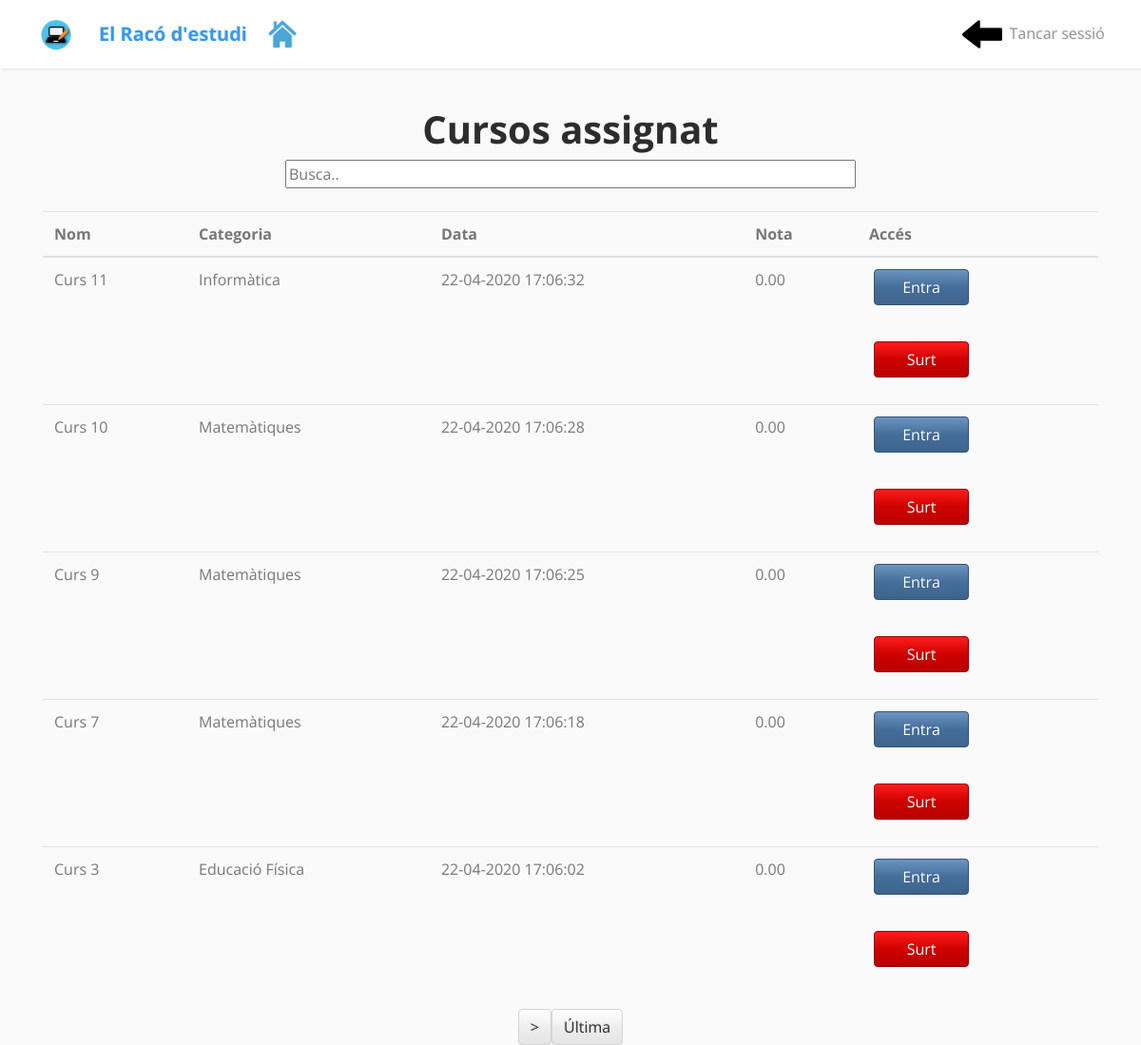
The page /main_app/estudia.php (signed in) on the database its author committed.
### tables this page shows
CREATE TABLE IF NOT EXISTS `curs` (
  `ID` int(11) NOT NULL AUTO_INCREMENT,
  `Nom` varchar(100) NOT NULL,
  `Descripcio` text NOT NULL,
  `Data_creat` varchar(500) DEFAULT NULL,
  `categoria` int(11) DEFAULT NULL,
  `IDprofessor` int(11) NOT NULL,
  PRIMARY KEY (`ID`),
  KEY `FK_CursProfessor` (`IDprofessor`)
);

CREATE TABLE IF NOT EXISTS `categoria` (
  `id` int(11) NOT NULL,
  `nom` varchar(50) NOT NULL
);

### main_app/estudia.php (the view, shortened to what this page needs)
<?php
$idalumne = $_SESSION['idalumne'];
?>
<!DOCTYPE html>
<html>
<head>
    <link rel="stylesheet" href="../assets/bootstrap/css/bootstrap.min.css">
    <link rel="stylesheet" href="../assets/fonts/font-awesome.min.css">
    <link rel="stylesheet" href="../assets/fonts/ionicons.min.css">
    <link rel="stylesheet" href="../assets/css/Animated-Pretty-Product-List-v12.css">
    <link rel="stylesheet" href="../assets/css/Article-List.css">
    <link rel="stylesheet" href="../assets/css/Footer-Basic.css">
    <link rel="stylesheet" href="../assets/css/Footer-Dark.css">
    <link rel="stylesheet" href="../assets/css/Grid-and-List-view-V10-1.css">
    <link rel="stylesheet" href="../assets/css/Grid-and-List-view-V10.css">
    <link rel="stylesheet" href="../assets/css/Login-Form-Clean.css">
    <link rel="stylesheet" href="../assets/css/Navbar-Fixed-Side.css">
    <link rel="stylesheet" href="../assets/css/Navigation-Clean.css">
    <link rel="stylesheet" href="../assets/css/Pretty-Registration-Form.css">
    <link rel="stylesheet" href="../assets/css/Profile-Edit-Form-1.css">
    <link rel="stylesheet" href="../assets/css/Profile-Edit-Form.css">
    <link rel="stylesheet" href="../assets/css/Registration-Form-with-Photo.css">
    <link rel="stylesheet" href="../assets/css/Responsive-Form-1.css">
    <link rel="stylesheet" href="../assets/css/Responsive-Form.css">
    <link rel="stylesheet" href="../assets/css/Sidebar-1-1.css">
    <link rel="stylesheet" href="../assets/css/Sidebar-1-2.css">
    <link rel="stylesheet" href="../assets/css/sidebar-1.css">
    <link rel="stylesheet" href="../assets/css/Sidebar-Menu-1.css">
    <link rel="stylesheet" href="../assets/css/Sidebar-Menu.css">
    <link rel="stylesheet" href="../assets/css/SIdebar-Responsive-2-1.css">
    <link rel="stylesheet" href="../assets/css/SIdebar-Responsive-2.css">
    <link rel="stylesheet" href="../assets/css/Sidebar-with-sticky-icon.css">
    <link rel="stylesheet" href="../assets/css/sidebar.css">
    <link rel="stylesheet" href="../assets/css/styles.css">
</head>
<body>
    <nav class="navbar navbar-light navbar-expand sticky-top">
        <div class="container"><img id="logo" src="../assets/img/logo.png"><a class="navbar-brand" href="perfil_alumne.php"><strong>El Racó d'estudi</strong></a><a href="perfil_alumne.php"><img src="../imatges/icones/perfil.png" alt="Perfil" height="42" width="42"></a>
            <div
                class="collapse navbar-collapse text-right" id="navcol-1">
                <ul class="nav navbar-nav ml-auto">
                  <a href="perfil_alumne.php"><img src="../imatges/icones/torna.png" alt="Perfil" height="42" width="42" href="perfil_alumne.php"></a>
                    <li class="nav-item" role="presentation"><a class="nav-link" href="tancar_sessio.php">Tancar sessió</a></li>
                </ul>
        </div>
        </div>
    </nav>
    <h1><strong><center>Cursos assignat</center></strong></h1>
    <center><input id="myInput" type="text" placeholder="Busca.." style="width:50%;"></center></br>
    <div class="container" id="taulaprincipal">
        <table class="table">
  <thead class="black white-text">
    <tr>
      <th scope="col">Nom</th>
      <th scope="col">Categoria</th>
      <th scope="col">Data</th>
      <th scope="col">Nota</th>
      <th scope="col">Accés</th>
    </tr>
  </thead>
  <tbody>
    <?php
    require 'conn.php';
                                    $cursos ="SELECT count(c.Nom) as total from alumne_curs INNER JOIN curs c ON alumne_curs.IDcurs = c.ID INNER JOIN categoria ca ON c.categoria = ca.ID WHERE alumne_curs.IDalumne = $idalumne ";
                                    $result = $mysqli->query($cursos);
                                    if ($result->num_rows > 0) {
                                        while($row = $result->fetch_assoc()) {
                                             $totalcurs = $row["total"];
                                        }
                                    }
                                   $pagines = $totalcurs / 5;
                                   $pagi = round($pagines);
                                if ( ! isset( $_GET['pag'] ) or ! is_numeric( $_GET['pag'] ) ) {
                                    $pag = 0;
                                } else {
                                    $pag = (int) $_GET['pag'];
                                }
     require 'conn.php';
         $cursos ="SELECT c.ID, c.Nom, c.Data_creat, ca.nom from alumne_curs INNER JOIN curs c ON alumne_curs.IDcurs = c.ID INNER JOIN categoria ca ON c.categoria = ca.ID WHERE alumne_curs.IDalumne = $idalumne order by c.Data_creat DESC LIMIT $pag, 5";
        $result = $mysqli->query($cursos);
        if ($result->num_rows > 0) {
            while($row = $result->fetch_assoc()) {
                $sql="SELECT (SUM(al.Nota) / count(al.IDexercici)) as mitjana from alumne_exercici al INNER JOIN exercici e ON al.IDexercici = e.ID where al.IDalumne=$idalumne and  Punts_obtinguts > 0 and e.IDcurs = '".$row["ID"]."'";
                $result1 = $mysqli->query($sql);
                 if ($result1->num_rows > 0) {
                     while($row1 = $result1->fetch_assoc()) {
                       echo"<tr>
                      <td>".utf8_encode($row["Nom"])."</td>
                      <td>".utf8_encode($row["nom"])."</td>
                      <td>".$row["Data_creat"]."</td>
                      <td>".number_format($row1["mitjana"],2)."</td>
                      <td>
                      <form method='post' action='estudia_tasques.php'>
                      <input type='hidden' name='idcurs' value='".$row["ID"]."'>
                      <input type='submit' class='btn btn-primary form-btn' value='Entra'>
                      </form></br>
                      <form method='post' action='estudia.php'>
                      <input type='hidden' name='idcurs' value='".$row["ID"]."'>
                      <input type='submit' class='btn btn-danger form-btn' value='Surt'>
                      </form>
                      </tr>";
                     }
                  }
            }
        }
    ?>
  </tbody>
</table>
<center>
                        <?php
                            $pagin = $pag / 5;
                            $a = $pagin + 1;
                            $prev = $pag - 5;
                            $ult = ($pagi-1) * 5;
                            if(($a<$pagi)&& ( $pag == 0 )){
                            echo '<a class="btn btn-light" href="' . $_SERVER['PHP_SELF'] . '?pag=' . ( $pag + 5 ) . '">></a>';
                            echo '<a class="btn btn-light" href="' . $_SERVER['PHP_SELF'] . '?pag=' .$ult. '">Última </a>';
                            }else if(($a<$pagi) && ( $prev >= 0 )){
                                echo '<a class="btn btn-light" href="' . $_SERVER['PHP_SELF'] . '?pag=0"> Primera</a>';
                                echo '<a class="btn btn-light" href="' . $_SERVER['PHP_SELF'] . '?pag=' . $prev . '"><</a>';
                                echo '<a class="btn btn-light" href="' . $_SERVER['PHP_SELF'] . '?pag=' . ( $pag + 5 ) . '">></a>';
                                echo '<a class="btn btn-light" href="' . $_SERVER['PHP_SELF'] . '?pag=' . $ult . '">Última </a>';
                            }else if(($a>=$pagi) && ( $prev >= 0 )){
                                echo '<a class="btn btn-light" href="' . $_SERVER['PHP_SELF'] . '?pag=0"> Primera</a>';
                                echo '<a class="btn btn-light" href="' . $_SERVER['PHP_SELF'] . '?pag=' . $prev . '"><</a>';
                            }
                        ?>
                    </center>
    </div>
</body>
</html>

### assets/css/Article-List.css (style rules this page uses)
#logo { max-height: 42px; margin-right: 18px; margin-top: -3px; display: inline-block; }
.navbar-light .navbar-nav .nav-link { color: rgba(0,0,0,0.4); }

### assets/css/Profile-Edit-Form-1.css (style rules this page uses)
.form-btn { min-width: 100px; margin: 0 5px; max-width: 200px; }

### assets/css/Profile-Edit-Form.css (style rules this page uses)
.form-btn { min-width: 100px; margin: 0 5px; max-width: 200px; }

### assets/css/sidebar-1.css (style rules this page uses)
body { font-family: 'Poppins', sans-serif; background: #fafafa; }
a, a:hover, a:focus { color: inherit; text-decoration: none; transition: all 0.3s; }
.navbar { padding: 15px 10px; background: #fff; border: none; border-radius: 0; margin-bottom: 40px; box-shadow: 1px 1px 3px rgba(0, 0, 0, 0.1); }

### assets/css/Sidebar-Menu-1.css (style rules this page uses)
body { overflow-x: hidden; }

### assets/css/SIdebar-Responsive-2-1.css (style rules this page uses)
body, html { height: 100%; }

### assets/css/sidebar.css (style rules this page uses)
a, a:hover, a:focus { color: inherit; text-decoration: none; transition: all 0.3s; }
.navbar { padding: 15px 10px; background: #fff; border: none; border-radius: 0; margin-bottom: 40px; box-shadow: 1px 1px 3px rgba(0, 0, 0, 0.1); }

### assets/css/styles.css (style rules this page uses)
body { font-family: "Open Sans", -apple-system, BlinkMacSystemFont, Raleway, "Segoe UI", Roboto, "Helvetica Neue", Arial, sans-serif, "Apple Color Emoji", "Segoe UI Emoji", "Segoe UI Symbol"; }

### rows shown on the page
curs: Nom "Curs 11", categoria.nom "Informàtica", Data_creat "22-04-2020 17:06:32", mitjana "0.00"
curs: Nom "Curs 10", categoria.nom "Matemàtiques", Data_creat "22-04-2020 17:06:28", mitjana "0.00"
curs: Nom "Curs 9", categoria.nom "Matemàtiques", Data_creat "22-04-2020 17:06:25", mitjana "0.00"
curs: Nom "Curs 7", categoria.nom "Matemàtiques", Data_creat "22-04-2020 17:06:18", mitjana "0.00"
curs: Nom "Curs 3", categoria.nom "Educació Física", Data_creat "22-04-2020 17:06:02", mitjana "0.00"
